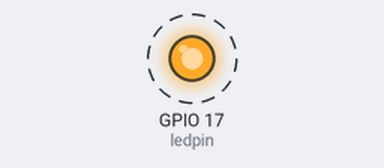
Simulated run of this program. Board: Raspberry Pi (BCM pin numbers). On the bench: output pins drawn as LEDs (lit = HIGH). Dashed ring = blinking. What the program prints to the terminal is not drawn.

Above: at 0.5 s.
Timing chart, 0 to 4.6 s (numbered marks = the images above):
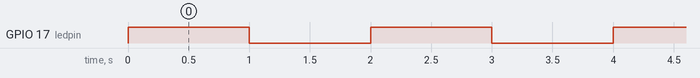

The program:

led.py
```python
import RPi.GPIO as GPIO
import time

ledpin = 17


def setup():
    GPIO.setmode(GPIO.BCM)
    GPIO.setup(ledpin, GPIO.OUT)
    GPIO.output(ledpin, GPIO.LOW)
    print(f'Using GPIO {ledpin}')


def main():
    setup()
    while True:
        GPIO.output(ledpin, GPIO.HIGH)
        print('LED ON')
        time.sleep(1)
        GPIO.output(ledpin, GPIO.LOW)
        print('LED OFF')
        time.sleep(1)


def destroy():
    GPIO.cleanup()


if __name__ == '__main__':
    try:
        main()
    except KeyboardInterrupt:
        destroy()
```

Measured:
- by itself, GPIO 17 (ledpin): alternates HIGH for 1.0 s and LOW for 1.0 s
